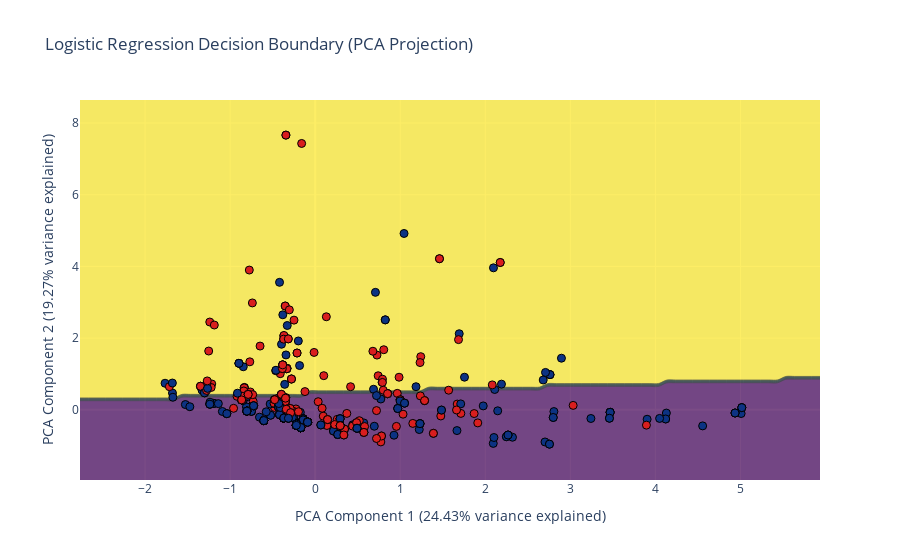

This figure's notebook cell:
### Markdown cell above
f1 score : 82%  
variables qui influent significativement sur la survie : Age, Pclass_3, Sexe_male, Title, SibSp, Parch.  
variables significatives sont differentes des feature importantes pour la classification.
car la reg logistique capture bien les relations linéaires, les effes d'une variables qd les autres sont constantes, mais pas les relations complexes.

### Code cell
from sklearn.decomposition import PCA
import plotly.graph_objs as go

# Apply PCA to reduce the features to 2 dimensions
pca = PCA(n_components=2)
X_train_pca = pca.fit_transform(X_train)
X_val_split_pca = pca.transform(X_val_split)

# Get the percentage of variance explained by each component
explained_variance = pca.explained_variance_ratio_ * 100

# Train the logistic regression model on PCA-transformed data
logreg_final_pca = LogisticRegression(max_iter=5000, C=10, penalty='l2', solver='liblinear')
logreg_final_pca.fit(X_train_pca, y_train)

# Generate mesh grid for PCA space
x_min, x_max = X_train_pca[:, 0].min() - 1, X_train_pca[:, 0].max() + 1
y_min, y_max = X_train_pca[:, 1].min() - 1, X_train_pca[:, 1].max() + 1
xx, yy = np.meshgrid(np.arange(x_min, x_max, 0.1),
                     np.arange(y_min, y_max, 0.1))

# Predict on the grid
Z = logreg_final_pca.predict(np.c_[xx.ravel(), yy.ravel()])
Z = Z.reshape(xx.shape)

# Create contour plot for decision boundary
contour = go.Contour(
    z=Z,
    x=np.arange(x_min, x_max, 0.1),
    y=np.arange(y_min, y_max, 0.1),
    colorscale='Viridis',
    opacity=0.7,
    showscale=False,
)

# Plot the training points in PCA space
scatter = go.Scatter(
    x=X_train_pca[:, 0],
    y=X_train_pca[:, 1],
    mode='markers',
    marker=dict(
        color=y_train,
        colorscale='Portland',
        line=dict(width=1, color='black'),
        size=8
    ),
    text=['Survived: {}'.format(s) for s in y_train]
)

# Set layout for the plot, including percentage of explained variance in axis labels
layout = go.Layout(
    title="Logistic Regression Decision Boundary (PCA Projection)",
    xaxis=dict(title=f"PCA Component 1 ({explained_variance[0]:.2f}% variance explained)"),
    yaxis=dict(title=f"PCA Component 2 ({explained_variance[1]:.2f}% variance explained)"),
    hovermode='closest',
    showlegend=False
)

# Combine contour and scatter plots
fig = go.Figure(data=[contour, scatter], layout=layout)

# Show the plot
fig.show()

### Figure 1 — Plotly figure (JSON) as saved in the notebook; plotly's stock layout.template omitted (floating-point values rounded to 4 significant figures; data arrays with more than 128 entries replaced by an {"elided": "..."} marker saying what was removed)
{"data": [{"colorscale": [[0, "#440154"], [0.1111, "#482878"], [0.2222, "#3e4989"], [0.3333, "#31688e"], [0.4444, "#26828e"], [0.5556, "#1f9e89"], [0.6667, "#35b779"], [0.7778, "#6ece58"], [0.8889, "#b5de2b"], [1, "#fde725"]], "opacity": 0.7, "showscale": false, "type": "contour", "x": [-2.765, -2.665, -2.565, -2.465, -2.365, -2.265, -2.165, -2.065, -1.965, -1.865, -1.765, -1.665, -1.565, -1.465, -1.365, -1.265, -1.165, -1.065, -0.965, -0.865, -0.765, -0.665, -0.565, -0.465, -0.365, -0.265, -0.165, -0.06501, 0.03499, 0.135, 0.235, 0.335, 0.435, 0.535, 0.635, 0.735, 0.835, 0.935, 1.035, 1.135, 1.235, 1.335, 1.435, 1.535, 1.635, 1.735, 1.835, 1.935, 2.035, 2.135, 2.235, 2.335, 2.435, 2.535, 2.635, 2.735, 2.835, 2.935, 3.035, 3.135, 3.235, 3.335, 3.435, 3.535, 3.635, 3.735, 3.835, 3.935, 4.035, 4.135, 4.235, 4.335, 4.435, 4.535, 4.635, 4.735, 4.835, 4.935, 5.035, 5.135, 5.235, 5.335, 5.435, 5.535, 5.635, 5.735, 5.835, 5.935], "y": [-1.958, -1.858, -1.758, -1.658, -1.558, -1.458, -1.358, -1.258, -1.158, -1.058, -0.9579, -0.8579, -0.7579, -0.6579, -0.5579, -0.4579, -0.3579, -0.2579, -0.1579, -0.05793, 0.04207, 0.1421, 0.2421, 0.3421, 0.4421, 0.5421, 0.6421, 0.7421, 0.8421, 0.9421, 1.042, 1.142, 1.242, 1.342, 1.442, 1.542, 1.642, 1.742, 1.842, 1.942, 2.042, 2.142, 2.242, 2.342, 2.442, 2.542, 2.642, 2.742, 2.842, 2.942, 3.042, 3.142, 3.242, 3.342, 3.442, 3.542, 3.642, 3.742, 3.842, 3.942, 4.042, 4.142, 4.242, 4.342, 4.442, 4.542, 4.642, 4.742, 4.842, 4.942, 5.042, 5.142, 5.242, 5.342, 5.442, 5.542, 5.642, 5.742, 5.842, 5.942, 6.042, 6.142, 6.242, 6.342, 6.442, 6.542, 6.642, 6.742, 6.842, 6.942, 7.042, 7.142, 7.242, 7.342, 7.442, 7.542, 7.642, 7.742, 7.842, 7.942, 8.042, 8.142, 8.242, 8.342, 8.442, 8.542, 8.642], "z": {"elided": "107x88 int values"}}, {"marker": {"color": {"elided": "891 int values"}, "colorscale": [[0, "rgb(12,51,131)"], [0.25, "rgb(10,136,186)"], [0.5, "rgb(242,211,56)"], [0.75, "rgb(242,143,56)"], [1, "rgb(217,30,30)"]], "line": {"color": "black", "width": 1}, "size": 8}, "mode": "markers", "text": {"elided": "891 str values"}, "type": "scatter", "x": {"elided": "891 float values"}, "y": {"elided": "891 float values"}}], "layout": {"hovermode": "closest", "showlegend": false, "title": {"text": "Logistic Regression Decision Boundary (PCA Projection)"}, "xaxis": {"title": {"text": "PCA Component 1 (24.43% variance explained)"}}, "yaxis": {"title": {"text": "PCA Component 2 (19.27% variance explained)"}}}}
